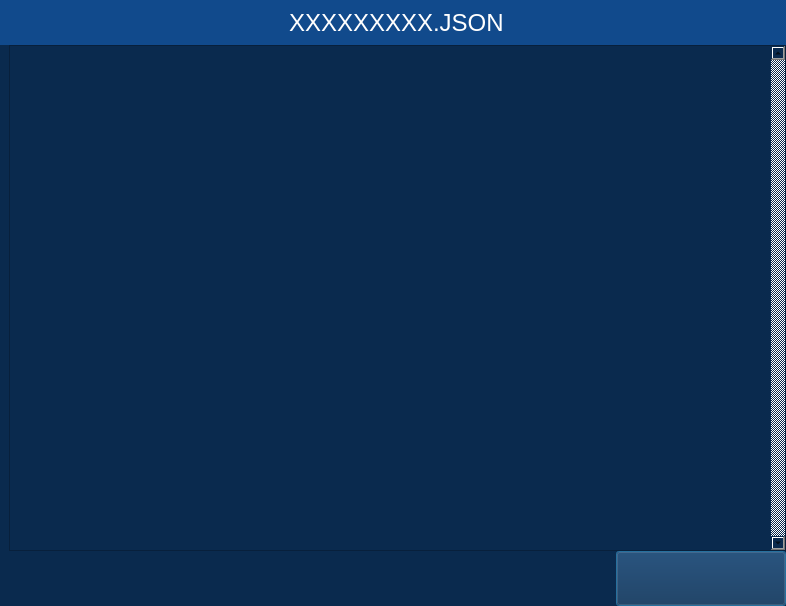
<?xml version="1.0" encoding="UTF-8"?>
<ui version="4.0">
 <class>jsontext</class>
 <widget class="QDialog" name="jsontext">
  <property name="windowModality">
   <enum>Qt::ApplicationModal</enum>
  </property>
  <property name="geometry">
   <rect>
    <x>0</x>
    <y>0</y>
    <width>786</width>
    <height>606</height>
   </rect>
  </property>
  <property name="font">
   <font>
    <family>Arial [Mono]</family>
   </font>
  </property>
  <property name="focusPolicy">
   <enum>Qt::ClickFocus</enum>
  </property>
  <property name="windowTitle">
   <string>Form</string>
  </property>
  <property name="autoFillBackground">
   <bool>false</bool>
  </property>
  <property name="styleSheet">
   <string notr="true">background:rgb(10, 42, 78);
</string>
  </property>
  <property name="modal">
   <bool>true</bool>
  </property>
  <layout class="QGridLayout" name="gridLayout" rowstretch="0" columnstretch="0" rowminimumheight="0" columnminimumwidth="0">
   <property name="leftMargin">
    <number>0</number>
   </property>
   <property name="topMargin">
    <number>0</number>
   </property>
   <property name="rightMargin">
    <number>0</number>
   </property>
   <property name="bottomMargin">
    <number>0</number>
   </property>
   <property name="spacing">
    <number>0</number>
   </property>
   <item row="0" column="0">
    <layout class="QVBoxLayout" name="verticalLayout">
     <property name="spacing">
      <number>0</number>
     </property>
     <item>
      <widget class="QWidget" name="botQWidegt" native="true">
       <property name="minimumSize">
        <size>
         <width>0</width>
         <height>45</height>
        </size>
       </property>
       <property name="styleSheet">
        <string notr="true">background:rgb(17, 74, 140);
</string>
       </property>
       <layout class="QHBoxLayout" name="horizontalLayout">
        <property name="leftMargin">
         <number>6</number>
        </property>
        <property name="topMargin">
         <number>8</number>
        </property>
        <property name="rightMargin">
         <number>0</number>
        </property>
        <property name="bottomMargin">
         <number>8</number>
        </property>
        <item>
         <spacer name="horizontalSpacer_3">
          <property name="orientation">
           <enum>Qt::Horizontal</enum>
          </property>
          <property name="sizeHint" stdset="0">
           <size>
            <width>40</width>
            <height>20</height>
           </size>
          </property>
         </spacer>
        </item>
        <item>
         <widget class="QLabel" name="fileName_label">
          <property name="palette">
           <palette>
            <active>
             <colorrole role="WindowText">
              <brush brushstyle="SolidPattern">
               <color alpha="255">
                <red>255</red>
                <green>255</green>
                <blue>255</blue>
               </color>
              </brush>
             </colorrole>
             <colorrole role="Button">
              <brush brushstyle="SolidPattern">
               <color alpha="255">
                <red>17</red>
                <green>74</green>
                <blue>140</blue>
               </color>
              </brush>
             </colorrole>
             <colorrole role="Text">
              <brush brushstyle="SolidPattern">
               <color alpha="255">
                <red>255</red>
                <green>255</green>
                <blue>255</blue>
               </color>
              </brush>
             </colorrole>
             <colorrole role="ButtonText">
              <brush brushstyle="SolidPattern">
               <color alpha="255">
                <red>255</red>
                <green>255</green>
                <blue>255</blue>
               </color>
              </brush>
             </colorrole>
             <colorrole role="Base">
              <brush brushstyle="SolidPattern">
               <color alpha="255">
                <red>17</red>
                <green>74</green>
                <blue>140</blue>
               </color>
              </brush>
             </colorrole>
             <colorrole role="Window">
              <brush brushstyle="SolidPattern">
               <color alpha="255">
                <red>17</red>
                <green>74</green>
                <blue>140</blue>
               </color>
              </brush>
             </colorrole>
             <colorrole role="PlaceholderText">
              <brush brushstyle="SolidPattern">
               <color alpha="255">
                <red>255</red>
                <green>255</green>
                <blue>255</blue>
               </color>
              </brush>
             </colorrole>
            </active>
            <inactive>
             <colorrole role="WindowText">
              <brush brushstyle="SolidPattern">
               <color alpha="255">
                <red>255</red>
                <green>255</green>
                <blue>255</blue>
               </color>
              </brush>
             </colorrole>
             <colorrole role="Button">
              <brush brushstyle="SolidPattern">
               <color alpha="255">
                <red>17</red>
                <green>74</green>
                <blue>140</blue>
               </color>
              </brush>
             </colorrole>
             <colorrole role="Text">
              <brush brushstyle="SolidPattern">
               <color alpha="255">
                <red>255</red>
                <green>255</green>
                <blue>255</blue>
               </color>
              </brush>
             </colorrole>
             <colorrole role="ButtonText">
              <brush brushstyle="SolidPattern">
               <color alpha="255">
                <red>255</red>
                <green>255</green>
                <blue>255</blue>
               </color>
              </brush>
             </colorrole>
             <colorrole role="Base">
              <brush brushstyle="SolidPattern">
               <color alpha="255">
                <red>17</red>
                <green>74</green>
                <blue>140</blue>
               </color>
              </brush>
             </colorrole>
             <colorrole role="Window">
              <brush brushstyle="SolidPattern">
               <color alpha="255">
                <red>17</red>
                <green>74</green>
                <blue>140</blue>
               </color>
              </brush>
             </colorrole>
             <colorrole role="PlaceholderText">
              <brush brushstyle="SolidPattern">
               <color alpha="255">
                <red>255</red>
                <green>255</green>
                <blue>255</blue>
               </color>
              </brush>
             </colorrole>
            </inactive>
            <disabled>
             <colorrole role="WindowText">
              <brush brushstyle="SolidPattern">
               <color alpha="255">
                <red>255</red>
                <green>255</green>
                <blue>255</blue>
               </color>
              </brush>
             </colorrole>
             <colorrole role="Button">
              <brush brushstyle="SolidPattern">
               <color alpha="255">
                <red>17</red>
                <green>74</green>
                <blue>140</blue>
               </color>
              </brush>
             </colorrole>
             <colorrole role="Text">
              <brush brushstyle="SolidPattern">
               <color alpha="255">
                <red>255</red>
                <green>255</green>
                <blue>255</blue>
               </color>
              </brush>
             </colorrole>
             <colorrole role="ButtonText">
              <brush brushstyle="SolidPattern">
               <color alpha="255">
                <red>255</red>
                <green>255</green>
                <blue>255</blue>
               </color>
              </brush>
             </colorrole>
             <colorrole role="Base">
              <brush brushstyle="SolidPattern">
               <color alpha="255">
                <red>17</red>
                <green>74</green>
                <blue>140</blue>
               </color>
              </brush>
             </colorrole>
             <colorrole role="Window">
              <brush brushstyle="SolidPattern">
               <color alpha="255">
                <red>17</red>
                <green>74</green>
                <blue>140</blue>
               </color>
              </brush>
             </colorrole>
             <colorrole role="PlaceholderText">
              <brush brushstyle="SolidPattern">
               <color alpha="255">
                <red>255</red>
                <green>255</green>
                <blue>255</blue>
               </color>
              </brush>
             </colorrole>
            </disabled>
           </palette>
          </property>
          <property name="font">
           <font>
            <pointsize>18</pointsize>
           </font>
          </property>
          <property name="styleSheet">
           <string notr="true">color: rgb(255, 255, 255);</string>
          </property>
          <property name="text">
           <string>XXXXXXXXX.JSON</string>
          </property>
         </widget>
        </item>
        <item>
         <spacer name="horizontalSpacer">
          <property name="orientation">
           <enum>Qt::Horizontal</enum>
          </property>
          <property name="sizeHint" stdset="0">
           <size>
            <width>40</width>
            <height>20</height>
           </size>
          </property>
         </spacer>
        </item>
       </layout>
      </widget>
     </item>
     <item>
      <layout class="QGridLayout" name="gridLayout_2">
       <property name="leftMargin">
        <number>9</number>
       </property>
       <property name="spacing">
        <number>0</number>
       </property>
       <item row="0" column="0">
        <widget class="QTextBrowser" name="json_text">
         <property name="styleSheet">
          <string notr="true">QTextBrowser{
background:rgb(10, 42, 78);
color:rgb(255, 255, 255);
}
QScrollBar:vertical{
      width: 22px;
	background-color:rgb(26, 67, 103);
    padding-top:0px;
    padding-bottom:50px;

    }
QScrollBar::handle:vertical{
      width: 22px;
	background-color: rgb(42, 99, 165);
	border-radius: 10px;
	min-height:20;
    }
QScrollBar::handle:hover{
      width: 22px;
	background-color: rgb(37, 94, 160);
	border-radius: 10px;
    }

QScrollBar::add-line:vertical{
      width: 22px;
	height:22px;
	background-color: rgb(42, 99, 165);
	border-radius: 10px;
	min-height:20;
    }
QScrollBar::sub-line:vertical{
      width: 0px;
	height:0px;
	background-color: rgb(42, 99, 165);
	border-radius: 10px;
	min-height:20;
    }</string>
         </property>
         <property name="verticalScrollBarPolicy">
          <enum>Qt::ScrollBarAlwaysOn</enum>
         </property>
        </widget>
       </item>
      </layout>
     </item>
     <item>
      <layout class="QHBoxLayout" name="horizontalLayout_2">
       <item>
        <spacer name="horizontalSpacer_2">
         <property name="orientation">
          <enum>Qt::Horizontal</enum>
         </property>
         <property name="sizeHint" stdset="0">
          <size>
           <width>40</width>
           <height>20</height>
          </size>
         </property>
        </spacer>
       </item>
       <item>
        <widget class="QPushButton" name="returnbtn">
         <property name="minimumSize">
          <size>
           <width>170</width>
           <height>55</height>
          </size>
         </property>
         <property name="styleSheet">
          <string notr="true">QPushButton{border-image: url(:/icons/rotate_return.png);}
</string>
         </property>
         <property name="text">
          <string/>
         </property>
        </widget>
       </item>
      </layout>
     </item>
    </layout>
   </item>
  </layout>
 </widget>
 <resources/>
 <connections/>
</ui>
